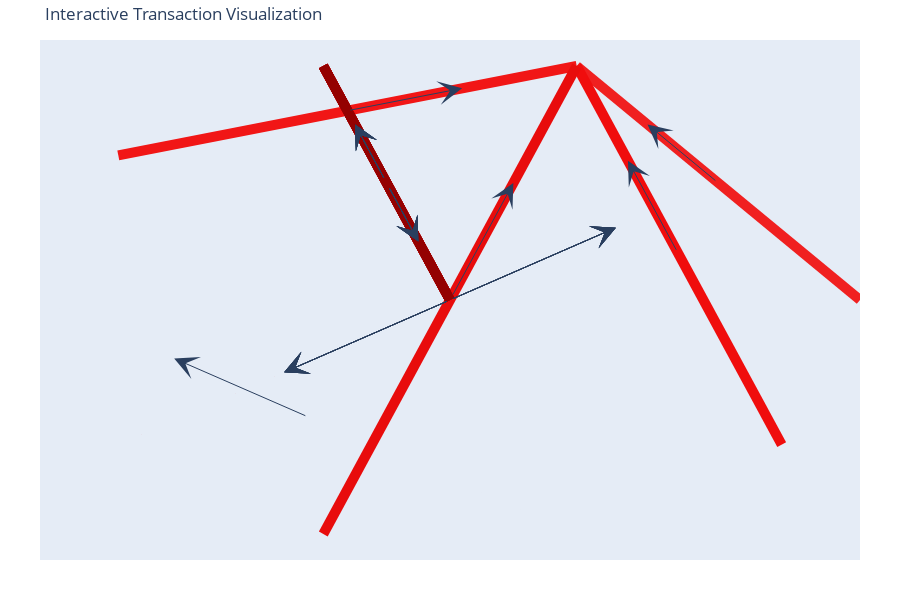

The cell this chart's notebook holds for it:
### Code cell
go.Figure(figure)

### Figure 1 — Plotly figure (JSON) as saved in the notebook; plotly's stock layout.template omitted (floating-point values rounded to 4 significant figures)
{"data": [{"line": {"shape": "spline", "width": 0.01092}, "marker": {"color": "rgb(0.9411764705882353, 0.5019607843137255, 0.5019607843137255)"}, "mode": "lines", "opacity": 1, "type": "scatter", "x": [0.4045, -0.4045, null], "y": [0.2939, -0.2939, null]}, {"line": {"shape": "spline", "width": 0.01092}, "marker": {"color": "rgb(0.9398395068121144, 0.46587944743625154, 0.46587944743625154)"}, "mode": "lines", "opacity": 1, "type": "scatter", "x": [0.4045, -0.4045, null], "y": [0.2939, -0.2939, null]}, {"line": {"shape": "spline", "width": 0.01092}, "marker": {"color": "rgb(0.9388319294854092, 0.4294687241093621, 0.4294687241093621)"}, "mode": "lines", "opacity": 1, "type": "scatter", "x": [0.4045, -0.4045, null], "y": [0.2939, -0.2939, null]}, {"line": {"shape": "spline", "width": 0.01092}, "marker": {"color": "rgb(0.9381537386081193, 0.39272861433305706, 0.39272861433305706)"}, "mode": "lines", "opacity": 1, "type": "scatter", "x": [0.4045, -0.4045, null], "y": [0.2939, -0.2939, null]}, {"line": {"shape": "spline", "width": 0.01092}, "marker": {"color": "rgb(0.9378049341802448, 0.35565911810733697, 0.35565911810733697)"}, "mode": "lines", "opacity": 1, "type": "scatter", "x": [0.4045, -0.4045, null], "y": [0.2939, -0.2939, null]}, {"line": {"shape": "spline", "width": 0.01092}, "marker": {"color": "rgb(0.9377855162017857, 0.31826023543220117, 0.31826023543220117)"}, "mode": "lines", "opacity": 1, "type": "scatter", "x": [-0.4045, 0.4045, null], "y": [-0.2939, 0.2939, null]}, {"line": {"shape": "spline", "width": 0.01092}, "marker": {"color": "rgb(0.9380954846727424, 0.28053196630764987, 0.28053196630764987)"}, "mode": "lines", "opacity": 1, "type": "scatter", "x": [-0.4045, 0.4045, null], "y": [-0.2939, 0.2939, null]}, {"line": {"shape": "spline", "width": 0.01092}, "marker": {"color": "rgb(0.9387348395931143, 0.24247431073368308, 0.24247431073368308)"}, "mode": "lines", "opacity": 1, "type": "scatter", "x": [-0.4045, 0.4045, null], "y": [-0.2939, 0.2939, null]}, {"line": {"shape": "spline", "width": 0.01092}, "marker": {"color": "rgb(0.9397035809629015, 0.20408726871030103, 0.20408726871030103)"}, "mode": "lines", "opacity": 1, "type": "scatter", "x": [-0.4045, 0.4045, null], "y": [-0.2939, 0.2939, null]}, {"line": {"shape": "spline", "width": 0.01092}, "marker": {"color": "rgb(0.9410017087821043, 0.1653708402375036, 0.1653708402375036)"}, "mode": "lines", "opacity": 1, "type": "scatter", "x": [-0.4045, 0.4045, null], "y": [-0.2939, 0.2939, null]}, {"line": {"shape": "spline", "width": 10}, "marker": {"color": "rgb(0.9426292230507226, 0.12632502531529044, 0.12632502531529044)"}, "mode": "lines", "opacity": 1, "type": "scatter", "x": [0.5, 0.1545, null], "y": [8.742e-08, 0.4755, null]}, {"line": {"shape": "spline", "width": 10}, "marker": {"color": "rgb(0.9445861237687565, 0.08694982394366169, 0.08694982394366169)"}, "mode": "lines", "opacity": 1, "type": "scatter", "x": [-0.4045, 0.1545, null], "y": [0.2939, 0.4755, null]}, {"line": {"shape": "spline", "width": 10}, "marker": {"color": "rgb(0.9416114333057166, 0.052506213753106934, 0.052506213753106934)"}, "mode": "lines", "opacity": 1, "type": "scatter", "x": [0.4045, 0.1545, null], "y": [-0.2939, 0.4755, null]}, {"line": {"shape": "spline", "width": 10}, "marker": {"color": "rgb(0.9103802759366657, 0.046319070468562984, 0.046319070468562984)"}, "mode": "lines", "opacity": 1, "type": "scatter", "x": [-0.1545, 0.1545, null], "y": [-0.4755, 0.4755, null]}, {"line": {"shape": "spline", "width": 9.413}, "marker": {"color": "rgb(0.8788197321181993, 0.04046131363343464, 0.04046131363343464)"}, "mode": "lines", "opacity": 1, "type": "scatter", "x": [-0.1545, 0, null], "y": [0.4755, 0, null]}, {"line": {"shape": "spline", "width": 9.708}, "marker": {"color": "rgb(0.8469298018503176, 0.03493294324772156, 0.03493294324772156)"}, "mode": "lines", "opacity": 1, "type": "scatter", "x": [-0.1545, 0, null], "y": [0.4755, 0, null]}, {"line": {"shape": "spline", "width": 9.561}, "marker": {"color": "rgb(0.8147104851330204, 0.029733959311424085, 0.029733959311424085)"}, "mode": "lines", "opacity": 1, "type": "scatter", "x": [-0.1545, 0, null], "y": [0.4755, 0, null]}, {"line": {"shape": "spline", "width": 9.886}, "marker": {"color": "rgb(0.7821617819663076, 0.024864361824542103, 0.024864361824542103)"}, "mode": "lines", "opacity": 1, "type": "scatter", "x": [-0.1545, 0, null], "y": [0.4755, 0, null]}, {"line": {"shape": "spline", "width": 9.797}, "marker": {"color": "rgb(0.7492836923501796, 0.02032415078707539, 0.02032415078707539)"}, "mode": "lines", "opacity": 1, "type": "scatter", "x": [-0.1545, 0, null], "y": [0.4755, 0, null]}, {"line": {"shape": "spline", "width": 9.886}, "marker": {"color": "rgb(0.7160762162846359, 0.01611332619902417, 0.01611332619902417)"}, "mode": "lines", "opacity": 1, "type": "scatter", "x": [0, -0.1545, null], "y": [0, 0.4755, null]}, {"line": {"shape": "spline", "width": 9.797}, "marker": {"color": "rgb(0.6825393537696769, 0.01223188806038844, 0.01223188806038844)"}, "mode": "lines", "opacity": 1, "type": "scatter", "x": [0, -0.1545, null], "y": [0, 0.4755, null]}, {"line": {"shape": "spline", "width": 9.708}, "marker": {"color": "rgb(0.6486731048053024, 0.008679836371168204, 0.008679836371168204)"}, "mode": "lines", "opacity": 1, "type": "scatter", "x": [0, -0.1545, null], "y": [0, 0.4755, null]}, {"line": {"shape": "spline", "width": 9.561}, "marker": {"color": "rgb(0.6144774693915125, 0.0054571711313633475, 0.0054571711313633475)"}, "mode": "lines", "opacity": 1, "type": "scatter", "x": [0, -0.1545, null], "y": [0, 0.4755, null]}, {"line": {"shape": "spline", "width": 9.413}, "marker": {"color": "rgb(0.5799524475283071, 0.0025638923409739833, 0.0025638923409739833)"}, "mode": "lines", "opacity": 1, "type": "scatter", "x": [0, -0.1545, null], "y": [0, 0.4755, null]}, {"line": {"shape": "spline", "width": 0.01092}, "marker": {"color": "rgb(0.5450980392156863, 0.0, 0.0)"}, "mode": "lines", "opacity": 1, "type": "scatter", "x": [0.1545, -0.5, null], "y": [-0.4755, -4.371e-08, null]}, {"hoverinfo": "text", "hovertext": [], "marker": {"color": "LightSkyBlue", "size": 50}, "mode": "markers+text", "text": [], "textposition": "bottom center", "type": "scatter", "x": [], "y": []}, {"hoverinfo": "text", "hovertext": ["From: 1FoWyxwPXuj4C6abqwhjDWdz6D4PZgYRjA<br>To: ze3ws3ckYylbZwpXj6xNRXSBeRkenIzY<br>TransactionAmt: 546<br>TransactionDate: None", "From: 1FoWyxwPXuj4C6abqwhjDWdz6D4PZgYRjA<br>To: ze3ws3ckYylbZwpXj6xNRXSBeRkenIzY<br>TransactionAmt: 546<br>TransactionDate: None", "From: 1FoWyxwPXuj4C6abqwhjDWdz6D4PZgYRjA<br>To: ze3ws3ckYylbZwpXj6xNRXSBeRkenIzY<br>TransactionAmt: 546<br>TransactionDate: None", "From: 1FoWyxwPXuj4C6abqwhjDWdz6D4PZgYRjA<br>To: ze3ws3ckYylbZwpXj6xNRXSBeRkenIzY<br>TransactionAmt: 546<br>TransactionDate: None", "From: 1FoWyxwPXuj4C6abqwhjDWdz6D4PZgYRjA<br>To: ze3ws3ckYylbZwpXj6xNRXSBeRkenIzY<br>TransactionAmt: 546<br>TransactionDate: None", "From: ze3ws3ckYylbZwpXj6xNRXSBeRkenIzY<br>To: 1FoWyxwPXuj4C6abqwhjDWdz6D4PZgYRjA<br>TransactionAmt: 546<br>TransactionDate: None", "From: ze3ws3ckYylbZwpXj6xNRXSBeRkenIzY<br>To: 1FoWyxwPXuj4C6abqwhjDWdz6D4PZgYRjA<br>TransactionAmt: 546<br>TransactionDate: None", "From: ze3ws3ckYylbZwpXj6xNRXSBeRkenIzY<br>To: 1FoWyxwPXuj4C6abqwhjDWdz6D4PZgYRjA<br>TransactionAmt: 546<br>TransactionDate: None", "From: ze3ws3ckYylbZwpXj6xNRXSBeRkenIzY<br>To: 1FoWyxwPXuj4C6abqwhjDWdz6D4PZgYRjA<br>TransactionAmt: 546<br>TransactionDate: None", "From: ze3ws3ckYylbZwpXj6xNRXSBeRkenIzY<br>To: 1FoWyxwPXuj4C6abqwhjDWdz6D4PZgYRjA<br>TransactionAmt: 546<br>TransactionDate: None", "From: 1L1WzDvXjMJVXJPijVVZQ2nLDKM5iqCqap<br>To: FMKb71RPmguLvGGijceGfTeZJWIyYdFI<br>TransactionAmt: 500000<br>TransactionDate: None", "From: 1JwNMGo72d2hxBHQh1XyNr1yB4Gt6fx95U<br>To: FMKb71RPmguLvGGijceGfTeZJWIyYdFI<br>TransactionAmt: 500000<br>TransactionDate: None", "From: 1AwzkRiEgnPeRfv9U6uWbuJAF8tMvVxibE<br>To: FMKb71RPmguLvGGijceGfTeZJWIyYdFI<br>TransactionAmt: 500000<br>TransactionDate: None", "From: 19ZCrdhDBGJBiiriEvknhADpBAWJQYZMcV<br>To: FMKb71RPmguLvGGijceGfTeZJWIyYdFI<br>TransactionAmt: 500000<br>TransactionDate: None", "From: 12sDU3FyYJXc2oRzE6XXuuhVHCBJvaoCC8<br>To: yYiOdGN2a2TGR8GBwrMtk1CkMAFUcaan<br>TransactionAmt: 470643<br>TransactionDate: None", "From: 12sDU3FyYJXc2oRzE6XXuuhVHCBJvaoCC8<br>To: yYiOdGN2a2TGR8GBwrMtk1CkMAFUcaan<br>TransactionAmt: 485413<br>TransactionDate: None", "From: 12sDU3FyYJXc2oRzE6XXuuhVHCBJvaoCC8<br>To: yYiOdGN2a2TGR8GBwrMtk1CkMAFUcaan<br>TransactionAmt: 478028<br>TransactionDate: None", "From: 12sDU3FyYJXc2oRzE6XXuuhVHCBJvaoCC8<br>To: yYiOdGN2a2TGR8GBwrMtk1CkMAFUcaan<br>TransactionAmt: 494281<br>TransactionDate: None", "From: 12sDU3FyYJXc2oRzE6XXuuhVHCBJvaoCC8<br>To: yYiOdGN2a2TGR8GBwrMtk1CkMAFUcaan<br>TransactionAmt: 489847<br>TransactionDate: None", "From: yYiOdGN2a2TGR8GBwrMtk1CkMAFUcaan<br>To: 12sDU3FyYJXc2oRzE6XXuuhVHCBJvaoCC8<br>TransactionAmt: 494281<br>TransactionDate: None", "From: yYiOdGN2a2TGR8GBwrMtk1CkMAFUcaan<br>To: 12sDU3FyYJXc2oRzE6XXuuhVHCBJvaoCC8<br>TransactionAmt: 489847<br>TransactionDate: None", "From: yYiOdGN2a2TGR8GBwrMtk1CkMAFUcaan<br>To: 12sDU3FyYJXc2oRzE6XXuuhVHCBJvaoCC8<br>TransactionAmt: 485413<br>TransactionDate: None", "From: yYiOdGN2a2TGR8GBwrMtk1CkMAFUcaan<br>To: 12sDU3FyYJXc2oRzE6XXuuhVHCBJvaoCC8<br>TransactionAmt: 478028<br>TransactionDate: None", "From: yYiOdGN2a2TGR8GBwrMtk1CkMAFUcaan<br>To: 12sDU3FyYJXc2oRzE6XXuuhVHCBJvaoCC8<br>TransactionAmt: 470643<br>TransactionDate: None", "From: 1DUb2YYbQA1jjaNYzVXLZ7ZioEhLXtbUru<br>To: 6LjxlCvzxnVaAMo3QuvCyAuyG3fyCyHD<br>TransactionAmt: 546<br>TransactionDate: None"], "marker": {"color": "LightSkyBlue", "size": 20}, "mode": "markers", "opacity": 0, "type": "scatter", "x": [1.49e-08, 1.49e-08, 1.49e-08, 1.49e-08, 1.49e-08, 1.49e-08, 1.49e-08, 1.49e-08, 1.49e-08, 1.49e-08, 0.3273, -0.125, 0.2795, -8.196e-08, -0.07725, -0.07725, -0.07725, -0.07725, -0.07725, -0.07725, -0.07725, -0.07725, -0.07725, -0.07725, -0.1727], "y": [-1.49e-08, -1.49e-08, -1.49e-08, -1.49e-08, -1.49e-08, -1.49e-08, -1.49e-08, -1.49e-08, -1.49e-08, -1.49e-08, 0.2378, 0.3847, 0.09082, 2.98e-08, 0.2378, 0.2378, 0.2378, 0.2378, 0.2378, 0.2378, 0.2378, 0.2378, 0.2378, 0.2378, -0.2378]}], "layout": {"annotations": [{"arrowhead": 3, "arrowsize": 4, "arrowwidth": 1, "ax": 1.49e-08, "axref": "x", "ay": -1.49e-08, "ayref": "y", "opacity": 1, "showarrow": true, "x": -0.2023, "xref": "x", "y": -0.1469, "yref": "y"}, {"arrowhead": 3, "arrowsize": 4, "arrowwidth": 1, "ax": 1.49e-08, "axref": "x", "ay": -1.49e-08, "ayref": "y", "opacity": 1, "showarrow": true, "x": -0.2023, "xref": "x", "y": -0.1469, "yref": "y"}, {"arrowhead": 3, "arrowsize": 4, "arrowwidth": 1, "ax": 1.49e-08, "axref": "x", "ay": -1.49e-08, "ayref": "y", "opacity": 1, "showarrow": true, "x": -0.2023, "xref": "x", "y": -0.1469, "yref": "y"}, {"arrowhead": 3, "arrowsize": 4, "arrowwidth": 1, "ax": 1.49e-08, "axref": "x", "ay": -1.49e-08, "ayref": "y", "opacity": 1, "showarrow": true, "x": -0.2023, "xref": "x", "y": -0.1469, "yref": "y"}, {"arrowhead": 3, "arrowsize": 4, "arrowwidth": 1, "ax": 1.49e-08, "axref": "x", "ay": -1.49e-08, "ayref": "y", "opacity": 1, "showarrow": true, "x": -0.2023, "xref": "x", "y": -0.1469, "yref": "y"}, {"arrowhead": 3, "arrowsize": 4, "arrowwidth": 1, "ax": 1.49e-08, "axref": "x", "ay": -1.49e-08, "ayref": "y", "opacity": 1, "showarrow": true, "x": 0.2023, "xref": "x", "y": 0.1469, "yref": "y"}, {"arrowhead": 3, "arrowsize": 4, "arrowwidth": 1, "ax": 1.49e-08, "axref": "x", "ay": -1.49e-08, "ayref": "y", "opacity": 1, "showarrow": true, "x": 0.2023, "xref": "x", "y": 0.1469, "yref": "y"}, {"arrowhead": 3, "arrowsize": 4, "arrowwidth": 1, "ax": 1.49e-08, "axref": "x", "ay": -1.49e-08, "ayref": "y", "opacity": 1, "showarrow": true, "x": 0.2023, "xref": "x", "y": 0.1469, "yref": "y"}, {"arrowhead": 3, "arrowsize": 4, "arrowwidth": 1, "ax": 1.49e-08, "axref": "x", "ay": -1.49e-08, "ayref": "y", "opacity": 1, "showarrow": true, "x": 0.2023, "xref": "x", "y": 0.1469, "yref": "y"}, {"arrowhead": 3, "arrowsize": 4, "arrowwidth": 1, "ax": 1.49e-08, "axref": "x", "ay": -1.49e-08, "ayref": "y", "opacity": 1, "showarrow": true, "x": 0.2023, "xref": "x", "y": 0.1469, "yref": "y"}, {"arrowhead": 3, "arrowsize": 4, "arrowwidth": 1, "ax": 0.3273, "axref": "x", "ay": 0.2378, "ayref": "y", "opacity": 1, "showarrow": true, "x": 0.2409, "xref": "x", "y": 0.3566, "yref": "y"}, {"arrowhead": 3, "arrowsize": 4, "arrowwidth": 1, "ax": -0.125, "axref": "x", "ay": 0.3847, "ayref": "y", "opacity": 1, "showarrow": true, "x": 0.01475, "xref": "x", "y": 0.4301, "yref": "y"}, {"arrowhead": 3, "arrowsize": 4, "arrowwidth": 1, "ax": 0.2795, "axref": "x", "ay": 0.09082, "ayref": "y", "opacity": 1, "showarrow": true, "x": 0.217, "xref": "x", "y": 0.2832, "yref": "y"}, {"arrowhead": 3, "arrowsize": 4, "arrowwidth": 1, "ax": -8.196e-08, "axref": "x", "ay": 2.98e-08, "ayref": "y", "opacity": 1, "showarrow": true, "x": 0.07725, "xref": "x", "y": 0.2378, "yref": "y"}, {"arrowhead": 3, "arrowsize": 4, "arrowwidth": 1, "ax": -0.07725, "axref": "x", "ay": 0.2378, "ayref": "y", "opacity": 1, "showarrow": true, "x": -0.03863, "xref": "x", "y": 0.1189, "yref": "y"}, {"arrowhead": 3, "arrowsize": 4, "arrowwidth": 1, "ax": -0.07725, "axref": "x", "ay": 0.2378, "ayref": "y", "opacity": 1, "showarrow": true, "x": -0.03863, "xref": "x", "y": 0.1189, "yref": "y"}, {"arrowhead": 3, "arrowsize": 4, "arrowwidth": 1, "ax": -0.07725, "axref": "x", "ay": 0.2378, "ayref": "y", "opacity": 1, "showarrow": true, "x": -0.03863, "xref": "x", "y": 0.1189, "yref": "y"}, {"arrowhead": 3, "arrowsize": 4, "arrowwidth": 1, "ax": -0.07725, "axref": "x", "ay": 0.2378, "ayref": "y", "opacity": 1, "showarrow": true, "x": -0.03863, "xref": "x", "y": 0.1189, "yref": "y"}, {"arrowhead": 3, "arrowsize": 4, "arrowwidth": 1, "ax": -0.07725, "axref": "x", "ay": 0.2378, "ayref": "y", "opacity": 1, "showarrow": true, "x": -0.03863, "xref": "x", "y": 0.1189, "yref": "y"}, {"arrowhead": 3, "arrowsize": 4, "arrowwidth": 1, "ax": -0.07725, "axref": "x", "ay": 0.2378, "ayref": "y", "opacity": 1, "showarrow": true, "x": -0.1159, "xref": "x", "y": 0.3566, "yref": "y"}, {"arrowhead": 3, "arrowsize": 4, "arrowwidth": 1, "ax": -0.07725, "axref": "x", "ay": 0.2378, "ayref": "y", "opacity": 1, "showarrow": true, "x": -0.1159, "xref": "x", "y": 0.3566, "yref": "y"}, {"arrowhead": 3, "arrowsize": 4, "arrowwidth": 1, "ax": -0.07725, "axref": "x", "ay": 0.2378, "ayref": "y", "opacity": 1, "showarrow": true, "x": -0.1159, "xref": "x", "y": 0.3566, "yref": "y"}, {"arrowhead": 3, "arrowsize": 4, "arrowwidth": 1, "ax": -0.07725, "axref": "x", "ay": 0.2378, "ayref": "y", "opacity": 1, "showarrow": true, "x": -0.1159, "xref": "x", "y": 0.3566, "yref": "y"}, {"arrowhead": 3, "arrowsize": 4, "arrowwidth": 1, "ax": -0.07725, "axref": "x", "ay": 0.2378, "ayref": "y", "opacity": 1, "showarrow": true, "x": -0.1159, "xref": "x", "y": 0.3566, "yref": "y"}, {"arrowhead": 3, "arrowsize": 4, "arrowwidth": 1, "ax": -0.1727, "axref": "x", "ay": -0.2378, "ayref": "y", "opacity": 1, "showarrow": true, "x": -0.3364, "xref": "x", "y": -0.1189, "yref": "y"}], "clickmode": "event+select", "height": 600, "hovermode": "closest", "margin": {"b": 40, "l": 40, "r": 40, "t": 40}, "showlegend": false, "title": {"text": "Interactive Transaction Visualization"}, "xaxis": {"showgrid": false, "showticklabels": false, "zeroline": false}, "yaxis": {"showgrid": false, "showticklabels": false, "zeroline": false}}}
